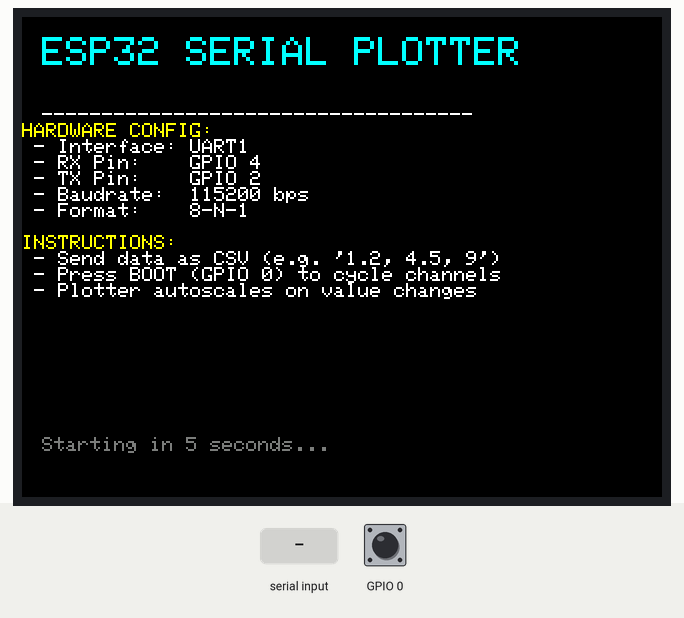
This sketch was run on a simulated ESP32. Shown: 320×240 colour display. Inputs (shaded band) come from the test bench; at power-on: GPIO 0 HIGH.

Above: at 6.5 s.
6.6 s: "1\n" received over the second serial link
At 7.7 s:
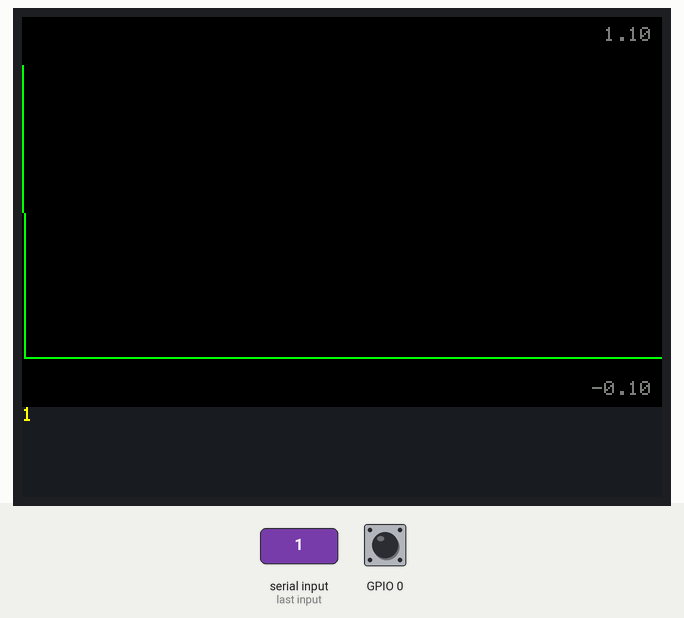
8.2 s: GPIO 0 pulled LOW for 0.15 s
At 8.5 s:
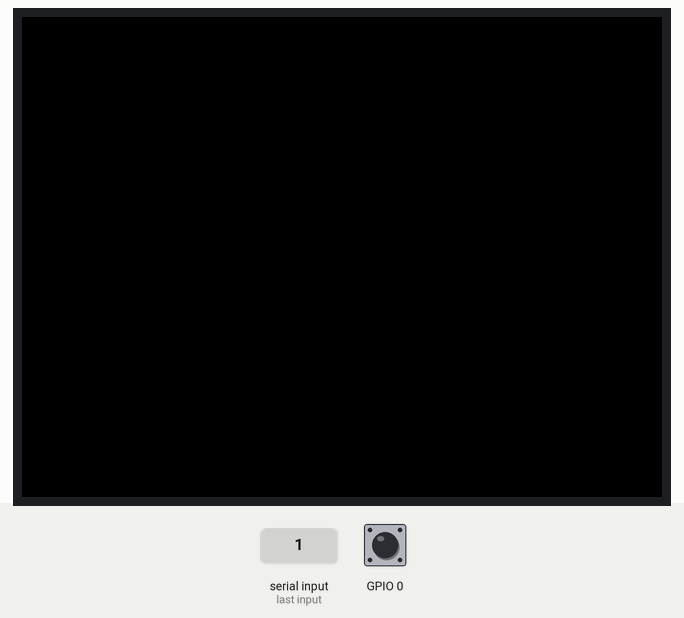
9.8 s: "0\n" received over the second serial link
At 11.1 s:
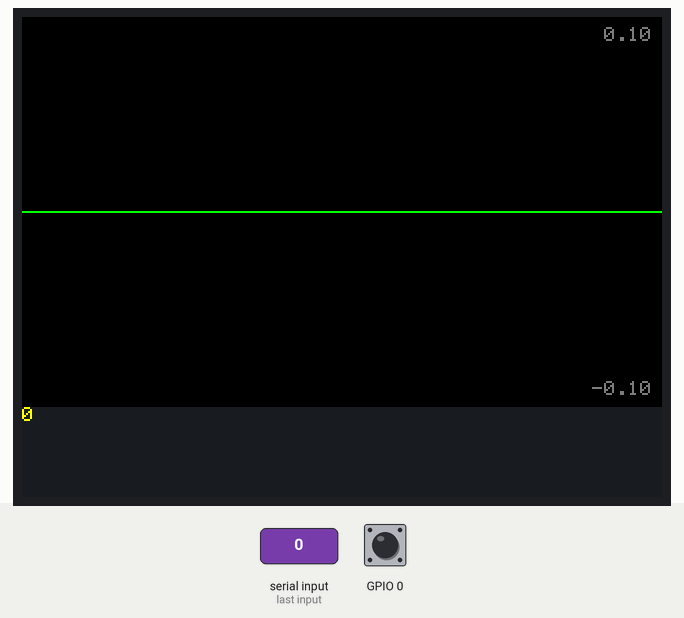
11.4 s: "0\n" received over the second serial link
At 12.1 s:
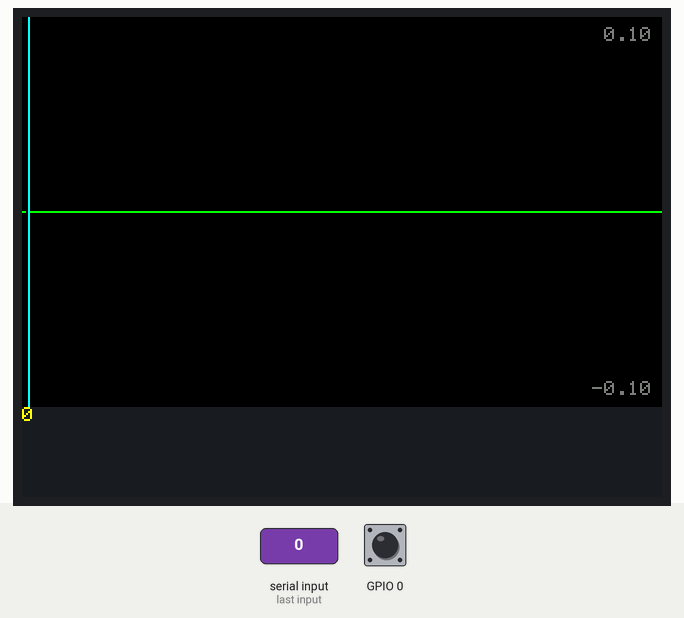
12.9 s: GPIO 0 pulled LOW for 1 s
At 13.2 s:
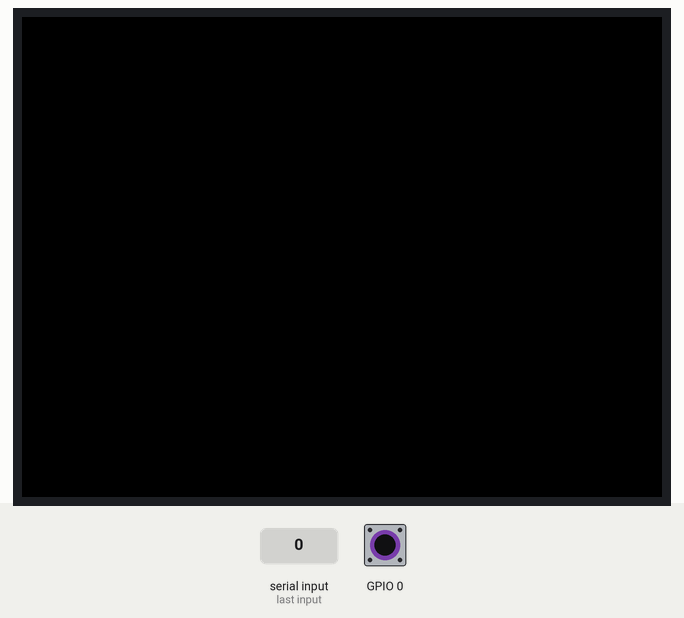
Timing chart, 0 to 15.9 s (numbered marks = the images above; inputs shaded):
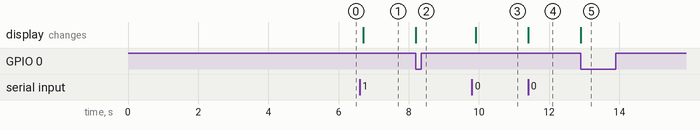

The sketch:

no_sprite_06.ino
```cpp
#define LGFX_USE_V1
#include <LovyanGFX.hpp>
#include <vector>

// Define UART1 Pins
#define RX1_PIN 4
#define TX1_PIN 2
#define BAUD_RATE 115200

// Structure to hold parsed data details
struct DataField {
    String label;
    float value;
    String unit;
    String rawSegment; // Store the original text segment for highlighting
};

class LGFX : public lgfx::LGFX_Device {
    lgfx::Panel_ILI9341 _panel_instance;
    lgfx::Bus_SPI        _bus_instance;

public:
    LGFX(void) {
        auto cfg = _bus_instance.config();
        cfg.spi_host = VSPI_HOST;
        cfg.spi_mode = 0;
        cfg.freq_write = 80000000;
        cfg.freq_read  = 16000000;
        cfg.pin_sclk = 18;
        cfg.pin_mosi = 23;
        cfg.pin_miso = -1;
        cfg.pin_dc   = 16;
        _bus_instance.config(cfg);
        _panel_instance.setBus(&_bus_instance);

        auto panel_cfg = _panel_instance.config();
        panel_cfg.pin_cs           = 5;
        panel_cfg.pin_rst          = 17;
        panel_cfg.pin_busy         = -1;
        panel_cfg.panel_width      = 240;
        panel_cfg.panel_height     = 320;
        panel_cfg.offset_x         = 0;
        panel_cfg.offset_y         = 0;
        panel_cfg.offset_rotation  = 0;
        panel_cfg.readable         = true;
        panel_cfg.invert           = false;
        panel_cfg.rgb_order        = false;
        panel_cfg.bus_shared       = true;

        _panel_instance.config(panel_cfg);
        setPanel(&_panel_instance);
    }
};

LGFX tft;
LGFX_Sprite footer(&tft);

const int SCREEN_W = 320;
const int SCREEN_H = 240;
const int FOOTER_H = 45;
const int PLOT_H = SCREEN_H - FOOTER_H;

// Data handling
std::vector<float> dataPoints;
std::vector<DataField> currentFields;
String globalRawLine = "";
int xPos = 0;
int lastY = -1;
int selectedField = 0;

// Auto-scale tracking
float lastMinV = 0;
float lastMaxV = 0;

float fmap(float x, float in_min, float in_max, float out_min, float out_max) {
    if (in_max == in_min) return out_min + (out_max - out_min) / 2.0;
    return (x - in_min) * (out_max - out_min) / (in_max - in_min) + out_min;
}

std::vector<DataField> parseSerialLine(String line) {
    std::vector<DataField> fields;
    globalRawLine = line;

    String processingLine = line;
    if (processingLine.indexOf("RX1:") >= 0) {
        processingLine = processingLine.substring(processingLine.indexOf("RX1:") + 4);
    }
    processingLine.trim();

    int start = 0;
    while (start < processingLine.length()) {
        int commaPos = processingLine.indexOf(',', start);
        String pair = (commaPos == -1) ? processingLine.substring(start) : processingLine.substring(start, commaPos);

        DataField df;
        df.rawSegment = pair;
        pair.trim();

        if (pair.length() > 0) {
            int colonPos = pair.indexOf(':');
            if (colonPos != -1) {
                df.label = pair.substring(0, colonPos);
                df.label.trim();
                String valPart = pair.substring(colonPos + 1);
                valPart.trim();
                char* endPtr;
                df.value = strtof(valPart.c_str(), &endPtr);
                df.unit = String(endPtr);
                df.unit.trim();
            } else {
                char* endPtr;
                df.value = strtof(pair.c_str(), &endPtr);
                df.label = "CH" + String(fields.size());
                df.unit = String(endPtr);
                df.unit.trim();
            }
            fields.push_back(df);
        }

        if (commaPos == -1) break;
        start = commaPos + 1;
    }
    return fields;
}

void drawYScale(float minV, float maxV) {
    tft.setTextColor(TFT_DARKGREY,TFT_BLACK);
    tft.setTextSize(1);
    tft.setTextDatum(top_right);
    tft.drawString(String(maxV, 2), SCREEN_W - 5, 5);
    tft.setTextDatum(bottom_right);
    tft.drawString(String(minV, 2), SCREEN_W - 5, PLOT_H - 5);

    // Draw subtle horizontal guides at the scale points
    //tft.drawFastHLine(SCREEN_W - 30, 5, 30, tft.color565(40, 40, 40));
    //tft.drawFastHLine(SCREEN_W - 30, PLOT_H - 5, 30, tft.color565(40, 40, 40));
}

void updatePlotter() {
    if (currentFields.empty() || selectedField >= currentFields.size()) return;

    float val = currentFields[selectedField].value;
    dataPoints[xPos] = val;

    float minV = dataPoints[0];
    float maxV = dataPoints[0];
    for (float v : dataPoints) {
        if (v < minV) minV = v;
        if (v > maxV) maxV = v;
    }

    float range = maxV - minV;
    if (range < 0.0001) range = 1.0;
    float padMin = minV - (range * 0.1);
    float padMax = maxV + (range * 0.1);

    bool scaleChanged = (abs(padMin - lastMinV) > (range * 0.05) || abs(padMax - lastMaxV) > (range * 0.05));

    tft.startWrite();
    if (scaleChanged) {
        tft.fillRect(0, 0, SCREEN_W, PLOT_H, TFT_BLACK);
        int prevY = -1;
        for (int i = 0; i < SCREEN_W; i++) {
            int drawY = (int)fmap(dataPoints[i], padMin, padMax, PLOT_H - 10, 10);
            if (i > 0 && prevY != -1) {
                tft.drawLine(i - 1, prevY, i, drawY, TFT_GREEN);
            }
            prevY = drawY;
            if (i == xPos) lastY = drawY;
        }
        lastMinV = padMin;
        lastMaxV = padMax;
        drawYScale(padMin, padMax);
    } else {
        // Clear area for the sweeping line
        tft.drawFastVLine((xPos + 1) % SCREEN_W, 0, PLOT_H, TFT_BLACK);
        tft.drawFastVLine((xPos + 2) % SCREEN_W, 0, PLOT_H, TFT_CYAN);

        int y = (int)fmap(val, padMin, padMax, PLOT_H - 10, 10);
        if (xPos > 0 && lastY != -1) {
            tft.drawLine(xPos - 1, lastY, xPos, y, TFT_GREEN);
        } else {
            tft.drawPixel(xPos, y, TFT_GREEN);
        }
        lastY = y;

        // Re-draw scale every few steps to ensure it's not erased by the plot
        if (xPos % 50 == 0) drawYScale(padMin, padMax);
    }
    tft.endWrite();

    // UPDATE FOOTER

        footer.fillSprite(tft.color565(30, 30, 35));

    // Row 1: Label and Value (Top Left)
    DataField selected = currentFields[selectedField];
    footer.setTextSize(1);
    //footer.setTextColor(TFT_CYAN);
    //footer.setCursor(5, 4);
    //footer.print(selected.label + ": ");

    //footer.setTextColor(TFT_WHITE);
    //footer.print(String(selected.value, 4) + " " + selected.unit);

    // Row 2: Raw Line with Highlight
    int rawY = 0;
    footer.setCursor(0, rawY);
    footer.setTextColor(TFT_DARKGREY);

    // Split the raw line into segments and print, highlighting the selected one
    if (globalRawLine.indexOf("RX1:") >= 0) {
        footer.setTextColor(TFT_DARKGREY);
        footer.print("RX1: ");
    }

    for (int i = 0; i < currentFields.size(); i++) {
        if (i == selectedField) {
            footer.setTextColor(TFT_YELLOW);
            footer.print(currentFields[i].rawSegment);
        } else {
            footer.setTextColor(TFT_LIGHTGREY);
            footer.print(currentFields[i].rawSegment);
        }

        if (i < currentFields.size() - 1) {
            footer.setTextColor(TFT_DARKGREY);
            footer.print(",");
        }
    }

    footer.pushSprite(0, PLOT_H);
    xPos = (xPos + 1) % SCREEN_W;
}
void showWelcomeScreen() {
    tft.fillScreen(TFT_BLACK);
    tft.setTextColor(TFT_CYAN);
    tft.setTextSize(2);
    tft.setCursor(10, 10);
    tft.println("ESP32 SERIAL PLOTTER");

    tft.setTextSize(1);
    tft.setTextColor(TFT_WHITE);
    tft.setCursor(10, 45);
    tft.println("------------------------------------");

    tft.setTextColor(TFT_YELLOW);
    tft.println("HARDWARE CONFIG:");
    tft.setTextColor(TFT_WHITE);
    tft.printf(" - Interface: UART1\n");
    tft.printf(" - RX Pin:    GPIO %d\n", RX1_PIN);
    tft.printf(" - TX Pin:    GPIO %d\n", TX1_PIN);
    tft.printf(" - Baudrate:  %d bps\n", BAUD_RATE);
    tft.printf(" - Format:    8-N-1\n\n");

    tft.setTextColor(TFT_YELLOW);
    tft.println("INSTRUCTIONS:");
    tft.setTextColor(TFT_WHITE);
    tft.println(" - Send data as CSV (e.g. '1.2, 4.5, 9')");
    tft.println(" - Press BOOT (GPIO 0) to cycle channels");
    tft.println(" - Plotter autoscales on value changes");

    tft.setCursor(10, 210);
    tft.setTextColor(TFT_DARKGREY);
    tft.println("Starting in 5 seconds...");

    delay(5000);
    //tft.fillScreen(TFT_BLACK); leave the info until we get data
}

void setup() {
    Serial.begin(115200);
    Serial1.begin(BAUD_RATE, SERIAL_8N1, RX1_PIN, TX1_PIN);
    pinMode(0, INPUT_PULLUP);

    tft.init();
    tft.setRotation(1);
    tft.fillScreen(TFT_BLACK);
    showWelcomeScreen();

    footer.createSprite(SCREEN_W, FOOTER_H);
    dataPoints.assign(SCREEN_W, 0.0f);
}

void loop() {
    if (digitalRead(0) == LOW) {
        if (!currentFields.empty()) {
            selectedField = (selectedField + 1) % currentFields.size();
            tft.fillScreen(TFT_BLACK);
            dataPoints.assign(SCREEN_W, 0.0f);
            xPos = 0;
            lastY = -1;
            lastMinV = 0;
            lastMaxV = 0;
        }
        delay(300);
    }

    if (Serial1.available()) {
        String input = Serial1.readStringUntil('\n');
        input.trim();
        if (input.length() > 0) {
            std::vector<DataField> fields = parseSerialLine(input);
            if (!fields.empty()) {
                currentFields = fields;
                if (selectedField >= currentFields.size()) selectedField = 0;
                updatePlotter();
            }
        }
    }
}
```

Measured:
- after the input at 6.6 s, the display: changes after 0.11 s (image 1)
- after the input at 8.2 s, the display: changes at once (image 2)
- after the input at 9.8 s, the display: changes after 0.11 s (image 3)
- after the input at 11.4 s, the display: changes at once (image 4)
- after the input at 12.9 s, the display: changes at once (image 5)
